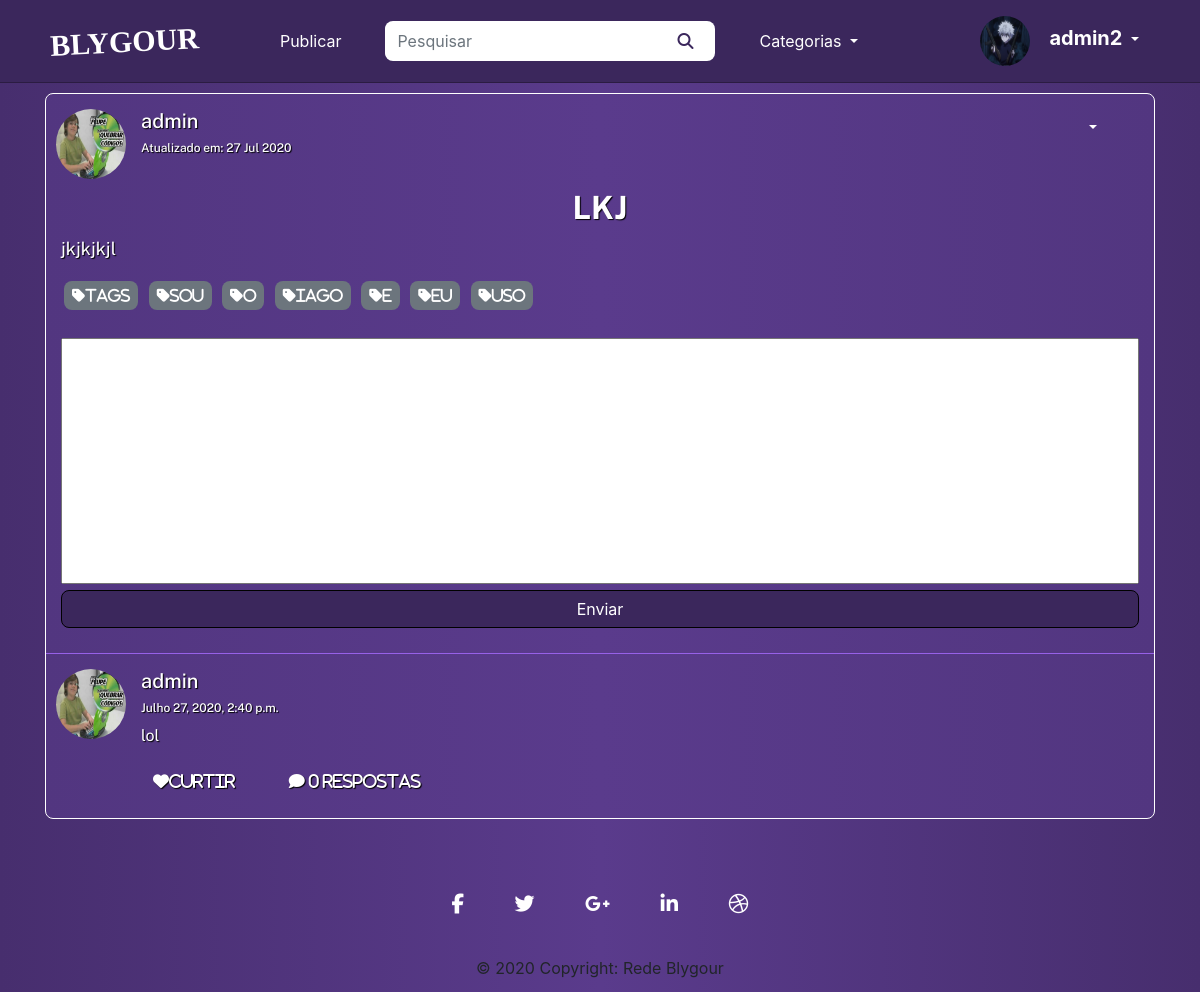
/60 (signed in), run on the app's committed database.
### users/models.py (models this page shows, shortened)
class User(AbstractUser, PermissionsMixin):
    username = models.CharField('Nome do usuário', max_length=30, unique=True)
    email = models.EmailField('Email', unique=True)
    profile_picture = models.ImageField(upload_to = get_file_path, verbose_name='Imagem', null=True, blank=True)
    is_active = models.BooleanField('Está Ativo?', blank=True, default=True)
    is_staff = models.BooleanField('É da equipe?', blank=True, default=False)
    is_superuser = models.BooleanField('É super Usuário?', blank=True, default=False)
    date_joined = models.DateField('Data de Entrada', auto_now_add=True)
    first_name = None
    last_name = None
    objects = UserManager()
    USERNAME_FIELD = 'username'
    REQUIRED_FIELDS = ['email']
    def __str__(self):
        return self.username
    class Meta:
        verbose_name = 'Usuário'
        verbose_name_plural = 'Usuários'

### posts/models.py (models this page shows, shortened)
class Post(models.Model):
    title = models.CharField('Título', max_length=100)
    text = models.TextField('Texto da Postagem')
    user = models.ForeignKey(get_user_model(), on_delete=models.CASCADE, null=True, blank=True)
    image = models.ImageField(upload_to = get_file_path, verbose_name='Imagem', null=True, blank=True)
    tags = TaggableManager(help_text="Suas tags")
    created_at = models.DateTimeField('Criado em :', auto_now_add = True)
    updated_at = models.DateTimeField('Modificado em :', auto_now = True)
    class Meta:
        verbose_name = 'Postagem'
        verbose_name_plural = 'Postagens'
        ordering = ['text']

class Comments(models.Model):
    user = models.ForeignKey(get_user_model(), verbose_name='Usuário', on_delete=models.CASCADE)
    post = models.ForeignKey(Post, verbose_name='Post', on_delete=models.CASCADE)
    comment = models.TextField('Texto da Postagem')
    parent = models.ForeignKey(to='self', null=True, blank=True, related_name="Respostas", on_delete=models.CASCADE)
    created_at = models.DateTimeField('Criado em :', auto_now_add = True)
    updated_at = models.DateTimeField('Modificado em :', auto_now = True)
    def children(self):
        return Comments.objects.filter(parent=self)
    class Meta:
        verbose_name = 'Comentário'
        verbose_name_plural = 'Comentários'
        ordering = ['created_at']

### posts/views.py (the view)
# urls.py: path('<int:id>', views.viewPost, name='posts-view'),
def viewPost(request, id):
    template_name = 'posts/details.html'
    post = get_object_or_404(Post, pk=id)
    comments = Comments.objects.all().order_by('-created_at').filter(post = post).filter(parent = None)
    parent_obj = None
    if request.method == 'POST':
        form = CommentsForm(request.POST or None)
        if form.is_valid():
            comment = form.save(commit = False)
            comment.user = request.user
            comment.post = post
            try:
                parent_id = int(request.POST.get("parent_id"))
            except:
                parent_id = None
            if parent_id:
                parent_qs = Comments.objects.filter(id = parent_id)
                if parent_qs.exists() and parent_qs.count() == 1:
                    parent_obj = parent_qs.first()
                    comment.parent = parent_obj
            comment.save()
            messages.success(request, 'Comentário enviado com Sucesso')
            return redirect('posts:posts-view', id=post.id)
    else:
        form = CommentsForm(request.POST)
        context = {
            'post': post,
            'comments': comments,
            'form': form,
            'parent': parent_obj,
        }
        return render(request, template_name, context)

### posts/templates/posts/details.html (shortened to what this page needs)
{% extends 'posts/index.html' %}
{% load static %}
{% load crispy_forms_tags %}
{% block styles %}
    <link rel="stylesheet" href="{% static 'css/settings.css' %}">
    <link rel="stylesheet" href="{% static 'css/add-post.css' %}">
{% endblock styles %}
{% block content %}
    <div class="container view-posts">
        {% block user_informations %}
            {{ block.super }}
        {% endblock user_informations %}
        <div class="row title">
            <div class="col-12">
                <h2>
                    <strong>{{ post.title|upper }}</strong>
                </h2>
            </div>
        </div>
        <div class="row post">
            <div class="col-12">
                {{ post.text|linebreaks }}
                {% for tag in post.tags.all %}
                    <a href="{% url 'posts:index_tagged' tag %}" class="tags">
                        <button type="button" class="btn btn-secondary btn-sm button-tags">
                            <i class="fa fa-tag tags-text">{{ tag }}</i>
                        </button>
                    </a>
                {% endfor %}
            </div>
        </div>
        {% if user.is_authenticated %}
        <div class="row">
            <div class="col-12">
                <form method="POST" enctype="multipart/form-data">
                    <div class="field">
                        {{ form.comment }}
                    </div>
                    <input type="submit" class="btn btn-submit btn-block btn-comment" value="Enviar">
                </form>
            </div>
        </div>
        {% endif %}
        {% for comment in comments %}
            <div class="row user comments">
                <div>
                    <a href="{% url 'posts:profile_user' comment.user.username %}" class='user'>
                        {% if comment.user.profile_picture %}
                            <img class='user-picture' src="/media/{{ comment.user.profile_picture }}" alt="Profile Picture {{ post.user }}">
                        {% else %}
                            <img class='user-picture' src="/media/profiles/avatar.png" alt="Default profile picture">
                        {% endif %}
                    </a>
                </div>
                <div class="col">
                    <a href="{% url 'posts:profile_user' comment.user.username %}" class='user'>
                        <h5>
                            {{ comment.user }}
                        </h5>
                    </a>
                    <h6 class="data-update">{{ comment.updated_at }}</h6>
                    <p>{{ comment.comment }}</p>
                    <h5>
                        <a class="btn">
                            <i class="fas fa-heart">Curtir</i>
                        </a>
                    {% with comment_count=comment.children.count %}
                    <a class="btn comment-reply-btn">
                    <i class="fas fa-comment">
                    {{ comment_count }}
                    Resposta{{ comment_count|pluralize}}</i>
                    </a>
                    {% endwith %}
                    </h5>
                </div>
            </div>
        {% endfor %}
    </div>
{% endblock content %}

### posts/templates/posts/index.html (shortened to what this page needs)
{% extends 'base.html' %}
{% load static %}
{% block content %}
    {% for post in posts %}
            {% block user_informations %}
                <div class="row user">
                    <div>
                        <a href="{% url 'posts:profile_user' post.user.username %}" class='user'>
                            {% if post.user.profile_picture %}
                                <img class='user-picture' src="/media/{{ post.user.profile_picture }}" alt="Profile Picture {{ post.user }}">
                            {% else %}
                                <img class='user-picture' src="/media/profiles/avatar.png" alt="Default profile picture">
                            {% endif %}
                        </a>
                    </div>
                    <div class="col">
                        <h5>
                            <a href="{% url 'posts:profile_user' post.user.username %}" class='user'>{{ post.user }}</a>
                        </h5>
                        <h6 class="data-update">Atualizado em:
                            {{ post.updated_at|date:"d M Y" }}</h6>
                    </div>
                    {% if user.is_authenticated %}
                        <div class="col-2 col-sm-1 col-md-1 col-lg-1">
                            <div class="dropdown">
                                <button class="btn dropdown-toggle" type="button" id="dropdownMenuButton" data-toggle="dropdown" aria-haspopup="true" aria-expanded="false"></button>
                            </div>
                        </div>
                    {% endif %}
                </div>
            {% endblock user_informations %}
    {% endfor %}
{% endblock content %}
{% block pagination %}
    {{ block.super }}
{% endblock pagination %}

### posts/templates/base.html (shortened to what this page needs)
{% load static %}
<!DOCTYPE html>
<html lang="pt_br">
    <head>
        <link rel="stylesheet" href="https://stackpath.bootstrapcdn.com/bootstrap/4.5.0/css/bootstrap.min.css">
        <link rel="stylesheet" href="{% static 'css/style.css' %}">
        {% block styles %}{% endblock styles %}
        <link rel="stylesheet" href="{% static 'css/responsive.css' %}">
    </head>
    <body>
        <nav class="navbar navbar-expand-lg">
            <div class="container">
                <a class="navbar-nav blygour" href="{% url 'posts:posts-list' %}">BLYGOUR</a>
                <div class="collapse navbar-collapse" id="navbarSupportedContent">
                    <ul class="navbar-nav mr-auto">
                        {% if user.is_authenticated%}
                            <li class="nav-item button-post">
                                <a class="nav-link" href="{% url 'posts:add-post' %}">Publicar</a>
                            </li>
                        {% else %}
                            <li class="nav-item">
                                <a class="nav-link disabled" href="#" tabindex="-1" aria-disabled="true">Publicar</a>
                            </li>
                        {% endif %}
                        <form action="{% url 'posts:posts-list' %}" class="form-inline my-2 my-lg-0 form-search" method='GET'>
                            <input class="form-control mr-sm-2" type="search" placeholder="Pesquisar" aria-label="Titulo " id="search-input" ,="," name="search" value="{{ request.GET.search }}">
                            <button class="btn button-search search-button" type="submit">
                                <i class="fas fa-search" id="search-icon"></i>
                            </button>
                        </form>
                        <li class="nav-item dropdown">
                            <a class="nav-link dropdown-toggle" href="#" id="navbarDropdown" role="button" data-toggle="dropdown" aria-haspopup="true" aria-expanded="false">
                                Categorias
                            </a>
                        </li>
                    </ul>
                    <ul class="navbar-nav mr-2">
                        {% if user.is_authenticated%}
                            <li class="nav-item dropdown">
                                <a class="nav-link dropdown-toggle" href="#" id="navbarDropdown" role="button" data-toggle="dropdown" aria-haspopup="true" aria-expanded="false">
                                    {% if user.profile_picture %}
                                        <img class='user-picture' src="/media/{{ request.user.profile_picture }}" alt="Profile Picture {{ request.user }}">
                                        <span class="dropdown-perfil">{{ request.user }}</span>
                                    {% else %}
                                        <img class='user-picture' src="/media/profiles/avatar.png" alt="Default profile picture">
                                        <span class="dropdown-perfil">{{ request.user }}</span>
                                    {% endif %}
                                </a>
                            </li>
                        {% else %}
                            <li class="nav-item">
                                <a class="nav-link" href="{% url 'login' %}">Login</a>
                            </li>
                        {% endif %}
                    </ul>
                </div>
            </div>
        </nav>
        <div class="container conteudo">
            {% block content %}{% endblock content %}
            {% block pagination %}
                <nav class='pages'>
                </nav>
            {% endblock pagination %}
        </div>
        <footer class="page-footer font-small special-color-dark pt-4">
            <div class="container">
                <ul class="list-unstyled list-inline text-center">
                    <li class="list-inline-item">
                        <a class="btn-floating btn-fb mx-1 fa-lg" href='#'>
                            <i class="fab fa-facebook-f"></i>
                        </a>
                    </li>
                    <li class="list-inline-item">
                        <a class="btn-floating btn-tw mx-1 fa-lg" href='#'>
                            <i class="fab fa-twitter"></i>
                        </a>
                    </li>
                    <li class="list-inline-item">
                        <a class="btn-floating btn-gplus mx-1 fa-lg" href='#'>
                            <i class="fab fa-google-plus-g"></i>
                        </a>
                    </li>
                    <li class="list-inline-item">
                        <a class="btn-floating btn-li mx-1 fa-lg" href='#'>
                            <i class="fab fa-linkedin-in"></i>
                        </a>
                    </li>
                    <li class="list-inline-item">
                        <a class="btn-floating btn-dribbble mx-1 fa-lg" href='#'>
                            <i class="fab fa-dribbble"></i>
                        </a>
                    </li>
                </ul>
            </div>
            <div class="footer-copyright text-center py-3">© 2020 Copyright:
                <a>
                    Rede Blygour</a>
            </div>
        </footer>
    </body>
</html>

### data on the page
User: user.profile_picture (picture), user "admin2"
Post: user.profile_picture (picture), user "admin", updated_at "27 Jul 2020", title "LKJ", text "jkjkjkjl"
Tag: name "tags"
Tag: name "sou"
Tag: name "o"
Tag: name "iago"
Tag: name "e"
Tag: name "eu"
Tag: name "uso"
Comments: user.profile_picture (picture), user "admin", updated_at "Julho 27, 2020, 2:40 p.m.", comment "lol", children.count "0"
